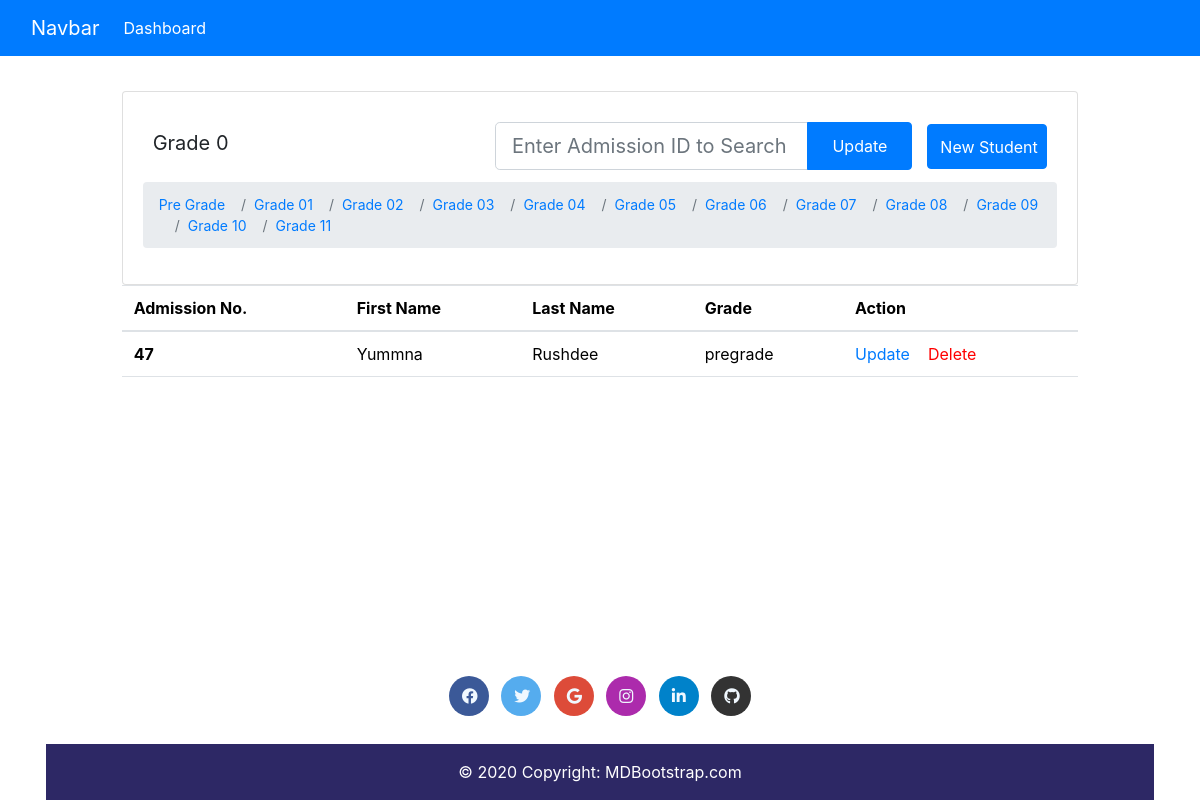
Screenshot of /selectstudent.php?place=director.php (signed in) with the database file from the repository.
### tables this page shows
CREATE TABLE IF NOT EXISTS `student` (
  `addNo` int NOT NULL AUTO_INCREMENT,
  `firstname` varchar(50) NOT NULL,
  `lastname` varchar(50) NOT NULL,
  `adress` varchar(200) NOT NULL,
  `gender` varchar(7) NOT NULL,
  `age` int NOT NULL,
  `dob` date NOT NULL,
  `doa` date NOT NULL,
  `mname` varchar(50) NOT NULL,
  `fname` varchar(50) NOT NULL,
  `mcontact` int NOT NULL,
  `fgcontact` int NOT NULL,
  `currentgrade` varchar(10) NOT NULL,
  `studentphoto` varchar(500) NOT NULL,
  `imagename` varchar(500) NOT NULL,
  PRIMARY KEY (`addNo`)
);

### selectstudent.php (the view, shortened to what this page needs)
<?php
include 'Database.php';
$grade = 0;
$place = 'default_dashboard.php';
if (isset($_GET['place'])) {
    $place = $_GET['place'];
}
$sql = "SELECT * FROM student WHERE currentgrade = $grade";
$result = mysqli_query($conn, $sql);
?>
<html>
    <head>
        <link href="https://cdn.jsdelivr.net/npm/bootstrap@5.3.3/dist/css/bootstrap.min.css" rel="stylesheet">
        <link rel="stylesheet" href="selectstudent.css">
        <link href="https://cdnjs.cloudflare.com/ajax/libs/font-awesome/6.0.0/css/all.min.css" rel="stylesheet"/>
    <link rel="stylesheet" href="https://maxcdn.bootstrapcdn.com/bootstrap/4.0.0/css/bootstrap.min.css" />
    </head>
    <body>
      <nav class="navbar fixed-top navbar-expand-lg navbar-dark bg-primary">
        <div class="container-fluid">
          <a class="navbar-brand" href="#">Navbar</a>
          <div class="collapse navbar-collapse" id="navbarSupportedContent">
            <ul class="navbar-nav me-auto mb-2 mb-lg-0">
              <li class="nav-item">
                <a class="nav-link active" aria-current="page" href="<?php echo $place; ?>">Dashboard</a>
              </li>
          </div>
          </div>
      </nav>
        <div class="mainbar container">
        <div class="card">
            <div class="my card-body">
                <blockquote class="named blockquote mb-0">
                <div class="up">
                        <label id="cardname" name="heading">Grade <?php echo $grade;?></label>
                        <div class="col-md-6" id="search">
                          <form class="myf d-flex" action="updatestudent.php?place=<?php echo $place; ?>" method="GET">
                            <div class="input-group">
                           <input
                               class="form-control form-control-lg"
                                type="search"
                                 name="id"
                                  placeholder="Enter Admission ID to Search"
                                   aria-label="Search"
                                     id="bnt">
                                <button class="btn btn-primary px-4" type="submit">
                                  Update
                              </button>
                              </div>
                            </form>
                        </div>
                        <a href="applyadmission.php?place=<?php echo $place; ?>">
                          <button class="btn btn-primary" type="submit" style="height: 45px; width: 120px; color: white;">
                            New Student
                          </button>
                        </a>
                    </div>
<nav aria-label="breadcrumb" class="bc">
    <ol class="breadcrumb">
        <li class="breadcrumb-item"><a href="selectstudent.php?grade=pregrade">Pre Grade</a></li>
        <li class="breadcrumb-item"><a href="selectstudent.php?grade=1">Grade 01</a></li>
        <li class="breadcrumb-item"><a href="selectstudent.php?grade=2">Grade 02</a></li>
        <li class="breadcrumb-item"><a href="selectstudent.php?grade=3">Grade 03</a></li>
        <li class="breadcrumb-item"><a href="selectstudent.php?grade=4">Grade 04</a></li>
        <li class="breadcrumb-item"><a href="selectstudent.php?grade=5">Grade 05</a></li>
        <li class="breadcrumb-item"><a href="selectstudent.php?grade=6">Grade 06</a></li>
        <li class="breadcrumb-item"><a href="selectstudent.php?grade=7">Grade 07</a></li>
        <li class="breadcrumb-item"><a href="selectstudent.php?grade=8">Grade 08</a></li>
        <li class="breadcrumb-item"><a href="selectstudent.php?grade=9">Grade 09</a></li>
        <li class="breadcrumb-item"><a href="selectstudent.php?grade=10">Grade 10</a></li>
        <li class="breadcrumb-item"><a href="selectstudent.php?grade=11">Grade 11</a></li>
    </ol>
</nav>
              </blockquote>
            </div>
          </div>
      </div>
      <div class="main container">
        <div class="table-responsive">
            <table class="table">
                <thead>
                  <tr>
                    <th scope="col">Admission No.</th>
                    <th scope="col">First Name</th>
                    <th scope="col">Last Name</th>
                    <th scope="col">Grade</th>
                    <th scope="col">Action</th>
                  </tr>
                </thead>
                <tbody>
                  <?php
              if(mysqli_num_rows($result)> 0){
                while($row = mysqli_fetch_assoc($result)){
                  ?>
                  <tr>
                    <th scope="row"><?php echo $row['addNo'];?></th>
                    <td><?php echo $row['firstname'];?></td>
                    <td><?php echo $row['lastname'];?></td>
                    <td><?php echo $row['currentgrade'];?></td>
                    <td><a href="updatestudent.php?id=<?php echo $row['addNo']; ?>&place=<?php echo $place; ?>" id="upd">Update</a> &nbsp; &nbsp;<a href="deletestudent.php?id=<?php echo $row['addNo']; ?>" onclick="return confirmDelete();" id="del">Delete</a></td>
                  </tr>
                  <?php
                      }
                  } else {
                      echo "<tr><td colspan='7' class='text-center'>No records found for grade '".htmlspecialchars($grade)."'</td></tr>";
                  }
                  ?>
                </tbody>
              </table>
            </div>
          </div>
<div class="page-footer">
  <footer class="pg bg-transparent text-center text-white fixed-bottom">
  <div class="container p-4 pb-0">
      <a
        class="btn btn-outline btn-floating m-1"
        style="background-color: #3b5998; border-radius: 50px; width: 30pt; height: 30pt; align-content: center;"
        href="#!"
        role="button"
        ><i class="fab fa-facebook"  style="color: aliceblue;"></i
      ></a>
      <a
        class="btn btn-outline btn-floating m-1"
        style="background-color: #55acee; border-radius: 50px; width: 30pt; height: 30pt; align-content: center;"
        href="#!"
        role="button"
        ><i class="fab fa-twitter"  style="color: aliceblue;"></i
      ></a>
      <a
        class="btn btn-outline btn-floating m-1"
        style="background-color: #dd4b39; border-radius: 50px; width: 30pt; height: 30pt; align-content: center;"
        href="#!"
        role="button"
        ><i class="fab fa-google" style="color: aliceblue;"></i
      ></a>
      <a
        class="btn btn-outline btn-floating m-1"
        style="background-color: #ac2bac; border-radius: 50px; width: 30pt; height: 30pt; align-content: center;"
        href="#!"
        role="button"
        ><i class="fab fa-instagram"  style="color: aliceblue;"></i
      ></a>
      <a
        class="btn btn-outline btn-floating m-1"
        style="background-color: #0082ca; border-radius: 50px; width: 30pt; height: 30pt; align-content: center;"
        href="#!"
        role="button"
        ><i class="fab fa-linkedin-in"  style="color: aliceblue;"></i
      ></a>
      <a
        class="btn btn-outline btn-floating m-1"
        style="background-color: #333333; border-radius: 50px; width: 30pt; height: 30pt; align-content: center;"
        href="#!"
        role="button"
        ><i class="fab fa-github"  style="color: aliceblue;"></i
      ></a>
  </div>
  <div class="fotcol text-center p-3" style="background-color: rgba(24, 18, 85, 0.904);">
    © 2020 Copyright:
    <a class="text-white" href="https://mdbootstrap.com/">MDBootstrap.com</a>
  </div>
</footer>
</div>
    </body>
    </html>

### selectstudent.css (style rules this page uses)
.up { display: flex; flex-direction: row; justify-content: center; align-items: center; padding: 10px; }
.bc { font-size: 14px; }
.myf { height: 30px; }
#cardname { margin-right: auto; }
#del { color: red; }
body { display: flex; flex-direction: column; padding-top: 68pt; padding-right: 80pt; padding-left: 80pt; }
.pg { display: flex; flex-wrap: wrap; flex-direction: column; justify-content: center; align-items: center; padding-top: 0px; background-color: transparent; }
.fotcol { width: 831pt; }

### rows the page displays
student: addNo "47", firstname "Yummna", lastname "Rushdee", currentgrade "pregrade"

### other values shown
$grade "0"
